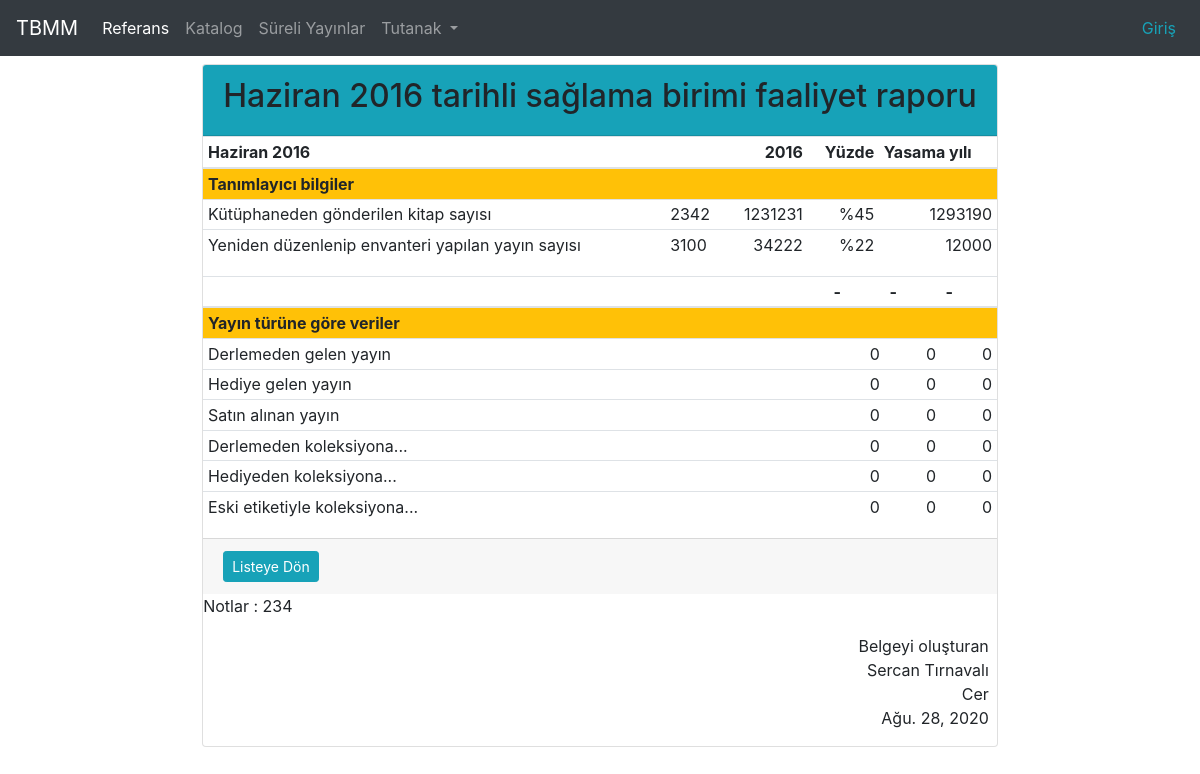
Screenshot of /saglama/24/ with the database file from the repository.
### cockpit/models.py (models this page shows, shortened)
class AcquisitionReport(models.Model):
    reporter_identity = models.CharField(max_length=60, blank=True, verbose_name="Raporu hazırlayan personel adı soyadı.")
    reporter_title    = models.CharField(max_length=60, blank=True, verbose_name="Raporu hazırlayan personel ünvanı.")
    posted_book       = models.IntegerField(default=0, verbose_name= "Kütüphaneden gönderilen kitap sayısı.")
    refactored_items  = models.IntegerField(default=0, verbose_name= "Yeniden düzenlenip envanteri yapılan yayın sayısı.")
    notes             = models.TextField(max_length=1500, blank=True, verbose_name="Ekstra not alanı.")
    date              = models.DateField( verbose_name="Raporun ait olduğu tarih")
    created_at        = models.DateField(verbose_name="Raporun hazırlandığı tarih (Otomatik oluşturulur.)", default=timezone.now)

### cockpit/views.py (the view, shortened to what this page needs)
# urls.py: path('saglama/<int:pk>/', views.acquisition_report_detail, name="acquisition_report_detail"),
def acquisition_report_detail(request, pk):
    book  = AcquisitionAnalytic()
    newspaper  = AcquisitionAnalytic()
    journal = AcquisitionAnalytic()
    try:
        acquisition_report = AcquisitionReport.objects.get(pk=pk)
        acquisition_analytics = AcquisitionAnalytic.objects.filter(report_id = acquisition_report.pk)
        return render(request, 'cockpit/acquisition_report_detail.html', locals())
    except ObjectDoesNotExist:
        return render(request, 'cockpit/page_not_found.html', locals())

### cockpit/templates/cockpit/acquisition_report_detail.html (shortened to what this page needs)
{% extends 'cockpit/base.html' %}
{% load static %}
{% load my_tags %}
{% block content %}
<div class="container">
    <div class="row justify-content-center">
      <div class="card">
        <div class="card-header bg-info">
          <h2>{{ acquisition_report.date|date:"F Y"}} tarihli sağlama birimi faaliyet raporu</h2>
        </div>
        <table class="table table-sm striped">
          <thead class="">
            <th colspan="2">{{ acquisition_report.date|date:"F Y" }}</th>
            <th class="text-right">{{ acquisition_report.date|date:"Y"}}</th>
            <th class="text-right">Yüzde</th>
            <th>Yasama yılı</th>
          </thead>
          <tbody>
            <tr class=""><th colspan="6" class="bg-warning">Tanımlayıcı bilgiler</th></tr>
            <tr>
              <td>Kütüphaneden gönderilen kitap sayısı</td>
              <td>2342</td>
              <td  class="text-right">1231231</td>
              <td  class="text-right">%45</td>
              <td  class="text-right">1293190</td>
            </tr>
            <tr>
              <td>Yeniden düzenlenip envanteri yapılan yayın sayısı</td>
              <td>3100</td>
              <td  class="text-right">34222</td>
              <td  class="text-right">%22</td>
              <td  class="text-right">12000</td>
            </tr>
          </tbody>
        </table>
        <table class="table table-sm striped">
          <tr><th colspan="6" class="bg-warning">Yayın türüne göre veriler</th></tr>
            <thead>
                <th class="text-right"></th>
                {% if journal.pub_type %}
                <th class="text-right" >{{journal.pub_type}}</th>
                {% else %}
                <th >-</th>
                {% endif %}
                {% if newspaper.pub_type %}
                <th class="text-right">{{newspaper.pub_type}}</th>
                {% else %}
                <th>-</th>
                {% endif %}
                {% if book.pub_type %}
                <th class="text-right">{{book.pub_type}}</th>
                {% else %}
                <th>-</th>
                {% endif %}
            </thead>
            <tbody>
                <tr>
                    <td>Derlemeden gelen yayın</td>
                    <td class="text-right">{{journal.pub_arrived_as_supply}}</td>
                    <td class="text-right">{{newspaper.pub_arrived_as_supply}}</td>
                    <td class="text-right">{{book.pub_arrived_as_supply}}</td>
                </tr>
                <tr>
                    <td>Hediye gelen yayın</td>
                    <td class="text-right">{{journal.pub_arrived_as_gift}}</td>
                    <td class="text-right">{{newspaper.pub_arrived_as_gift}}</td>
                    <td class="text-right">{{book.pub_arrived_as_gift}}</td>
                </tr>
                <tr>
                    <td>Satın alınan yayın</td>
                    <td class="text-right">{{journal.pub_bought}}</td>
                    <td class="text-right">{{newspaper.pub_bought}}</td>
                    <td class="text-right">{{book.pub_bought}}</td>
                </tr>
                <tr>
                    <td>Derlemeden koleksiyona...</td>
                    <td class="text-right">{{journal.pub_saved_as_supply}}</td>
                    <td class="text-right">{{newspaper.pub_saved_as_supply}}</td>
                    <td class="text-right">{{book.pub_saved_as_supply}}</td>
                </tr>
                <tr>
                    <td>Hediyeden koleksiyona...</td>
                    <td class="text-right">{{journal.pub_saved_as_gift}}</td>
                    <td class="text-right">{{newspaper.pub_saved_as_gift}}</td>
                    <td class="text-right">{{book.pub_saved_as_gift}}</td>
                </tr>
                <tr>
                    <td>Eski etiketiyle koleksiyona...</td>
                    <td class="text-right">{{journal.pub_saved_as_old}}</td>
                    <td class="text-right">{{newspaper.pub_saved_as_old}}</td>
                    <td class="text-right">{{book.pub_saved_as_old}}</td>
                </tr>
            </tbody>
        </table>
        <div class="card-footer">
          <div class="row justify-content-between">
            <div class="col-sm">
              <a class="d-print-none btn btn-info btn-sm" href="{% url 'acquisition_report_index' %}">Listeye Dön</a>
            </div>
          </div>
        </div>
        <p>Notlar : {{ acquisition_report.notes}}</p>
        <div>
          <p  class="text-right mr-2 mb-0">Belgeyi oluşturan</p>
          <p class="text-right mr-2 mt-0 mb-0">{{ acquisition_report.reporter_identity}}</p>
          <p  class="text-right mr-2 mb-0">{{ acquisition_report.reporter_title}}</p>
          <p  class="text-right mr-2">{{ acquisition_report.created_at}}</p>
        </div>
      </div>
    </div>
  </div>
{% endblock %}

### rows the page displays
AcquisitionReport: date "Haziran 2016", date "2016", notes "234", reporter_identity "Sercan Tırnavalı", reporter_title "Cer", created_at "Ağu. 28, 2020"

### other values shown
{{ journal.pub_arrived_as_supply }} "0"
{{ newspaper.pub_arrived_as_supply }} "0"
{{ book.pub_arrived_as_supply }} "0"
{{ journal.pub_arrived_as_gift }} "0"
{{ newspaper.pub_arrived_as_gift }} "0"
{{ book.pub_arrived_as_gift }} "0"
{{ journal.pub_bought }} "0"
{{ newspaper.pub_bought }} "0"
{{ book.pub_bought }} "0"
{{ journal.pub_saved_as_supply }} "0"
{{ newspaper.pub_saved_as_supply }} "0"
{{ book.pub_saved_as_supply }} "0"
{{ journal.pub_saved_as_gift }} "0"
{{ newspaper.pub_saved_as_gift }} "0"
{{ book.pub_saved_as_gift }} "0"
